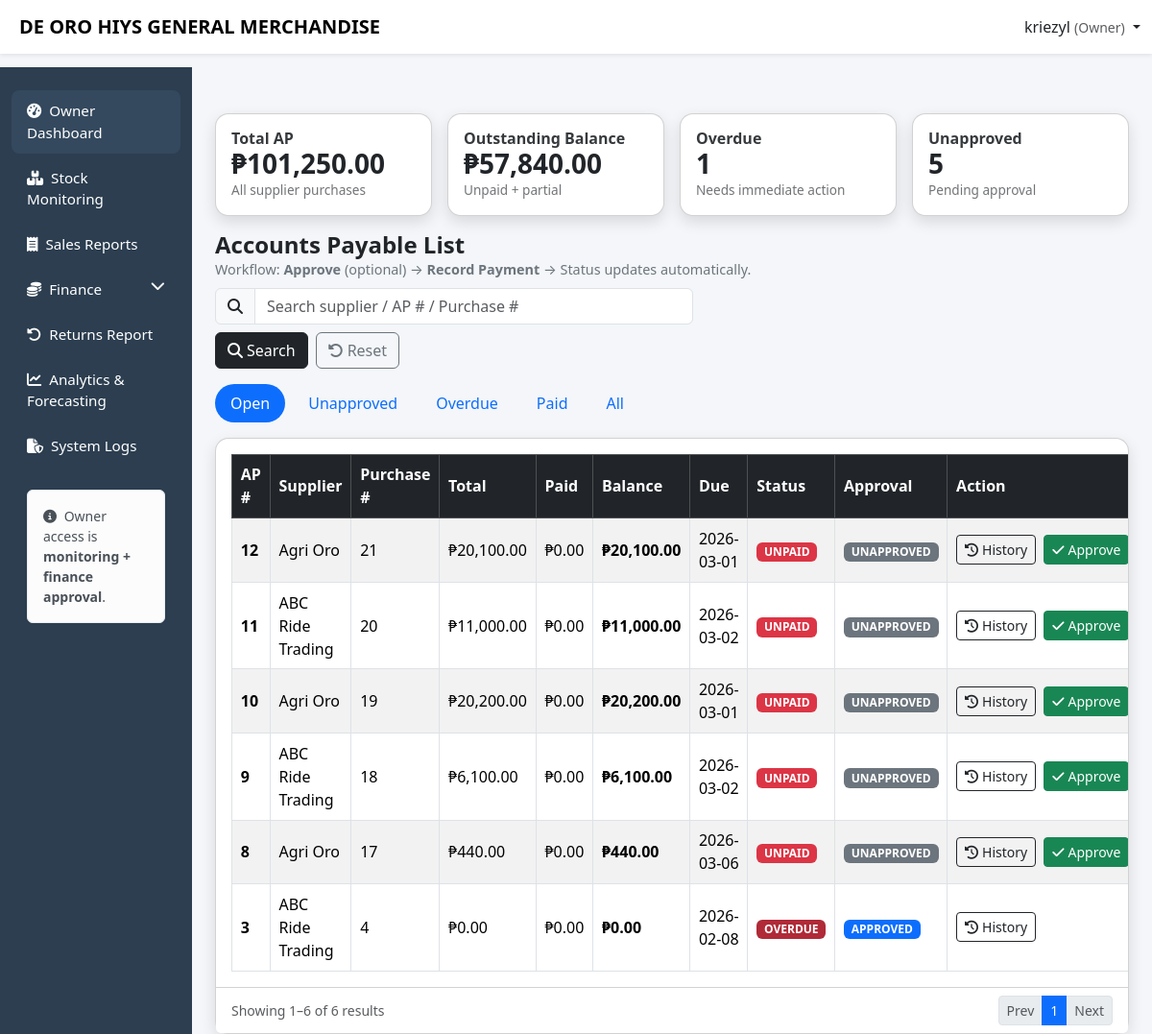
The app's page /capstone/owner/supplier_payables.php (signed in) with its own data.
### tables this page shows
CREATE TABLE `account_payable` (
  `ap_id` int(11) NOT NULL,
  `purchase_id` int(11) DEFAULT NULL,
  `supplier_id` int(11) DEFAULT NULL,
  `total_amount` decimal(10,2) DEFAULT NULL,
  `amount_paid` decimal(10,2) DEFAULT NULL,
  `balance` decimal(10,2) DEFAULT NULL,
  `due_date` date DEFAULT NULL,
  `status` enum('paid','unpaid','partial','overdue') DEFAULT NULL,
  `approved` tinyint(1) NOT NULL DEFAULT 0,
  `approved_by` int(11) DEFAULT NULL,
  `approved_at` timestamp NULL DEFAULT NULL,
  `created_at` timestamp NOT NULL DEFAULT current_timestamp()
);

CREATE TABLE `suppliers` (
  `supplier_id` int(11) NOT NULL,
  `name` varchar(100) NOT NULL,
  `phone` varchar(20) DEFAULT NULL,
  `address` text DEFAULT NULL,
  `created_at` timestamp NOT NULL DEFAULT current_timestamp(),
  `status` enum('active','inactive') DEFAULT 'active'
);

### capstone/owner/supplier_payables.php (the view, shortened to what this page needs)
<?php
include "../config/db.php";
$username = $_SESSION['username'] ?? 'Owner';
function columnExists(mysqli $conn, string $table, string $column): bool {
  $tableEsc = $conn->real_escape_string($table);
  $colEsc = $conn->real_escape_string($column);
  $dbRes = $conn->query("SELECT DATABASE() AS dbname");
  $db = $dbRes ? ($dbRes->fetch_assoc()['dbname'] ?? '') : '';
  $dbEsc = $conn->real_escape_string($db);
  $q = $conn->query("
    SELECT 1
    FROM information_schema.COLUMNS
    WHERE TABLE_SCHEMA = '$dbEsc' AND TABLE_NAME = '$tableEsc' AND COLUMN_NAME = '$colEsc'
    LIMIT 1
  ");
  return $q && $q->num_rows > 0;
}
function f($v): float { return (float)($v ?? 0); }
$hasApproved = columnExists($conn, "account_payable", "approved");
$hasApprovedBy = columnExists($conn, "account_payable", "approved_by");
$hasApprovedAt = columnExists($conn, "account_payable", "approved_at");
$filter = strtolower(trim($_GET['filter'] ?? 'open'));
$search = trim($_GET['q'] ?? '');
$page = (int)($_GET['page'] ?? 1);
$perPage = 10;
$offset = ($page - 1) * $perPage;
$where = "1=1";
if($filter === 'open'){
  $where .= " AND ap.status IN ('unpaid','partial','overdue')";
} elseif($filter === 'unapproved'){
  if($hasApproved){
    $where .= " AND ap.approved = 0 AND ap.status IN ('unpaid','partial','overdue')";
  } else {
    $where .= " AND ap.status IN ('unpaid','partial','overdue')";
  }
} elseif($filter === 'overdue'){
  $where .= " AND (ap.status='overdue' OR (ap.due_date IS NOT NULL AND ap.due_date < CURDATE() AND ap.status <> 'paid'))";
} elseif($filter === 'paid'){
  $where .= " AND ap.status='paid'";
} elseif($filter === 'all'){
  $where .= " AND 1=1";
}
$sumSelect = "
  SELECT
    IFNULL(SUM(ap.total_amount),0) AS total_ap,
    IFNULL(SUM(ap.balance),0) AS balance_ap,
    SUM(CASE WHEN ap.status='unpaid' THEN 1 ELSE 0 END) AS cnt_unpaid,
    SUM(CASE WHEN ap.status='partial' THEN 1 ELSE 0 END) AS cnt_partial,
    SUM(CASE WHEN ap.status='paid' THEN 1 ELSE 0 END) AS cnt_paid,
    SUM(CASE WHEN ap.status='overdue' OR (ap.due_date IS NOT NULL AND ap.due_date < CURDATE() AND ap.status <> 'paid') THEN 1 ELSE 0 END) AS cnt_overdue
";
if($hasApproved){
  $sumSelect .= ", SUM(CASE WHEN ap.approved=0 AND ap.status <> 'paid' THEN 1 ELSE 0 END) AS cnt_unapproved";
} else {
  $sumSelect .= ", 0 AS cnt_unapproved";
}
$summary = $conn->query("
  $sumSelect
  FROM account_payable ap
  LEFT JOIN suppliers sup ON ap.supplier_id = sup.supplier_id
")->fetch_assoc() ?? [];
$total_ap = f($summary['total_ap']);
$bal_ap   = f($summary['balance_ap']);
$listSelect = "
  SELECT
    ap.ap_id, ap.purchase_id, ap.supplier_id, ap.total_amount, ap.amount_paid, ap.balance, ap.due_date, ap.status, ap.created_at,
    sup.name AS supplier_name
";
if($hasApproved) $listSelect .= ", ap.approved";
if($hasApprovedBy) $listSelect .= ", ap.approved_by";
if($hasApprovedAt) $listSelect .= ", ap.approved_at";
$listSql = "
  $listSelect
  FROM account_payable ap
  LEFT JOIN suppliers sup ON ap.supplier_id = sup.supplier_id
  WHERE $where
  ORDER BY ap.created_at DESC
  LIMIT $perPage OFFSET $offset
";
$payables = $conn->query($listSql);
$countRes = $conn->query("
  SELECT COUNT(*) AS cnt
  FROM account_payable ap
  LEFT JOIN suppliers sup ON ap.supplier_id = sup.supplier_id
  WHERE $where
")->fetch_assoc();
$totalRows = (int)($countRes['cnt'] ?? 0);
$totalPages = (int)ceil($totalRows / $perPage);
?>
<!DOCTYPE html>
<html lang="en">
<head>
<link href="https://cdn.jsdelivr.net/npm/bootstrap@5.3.2/dist/css/bootstrap.min.css" rel="stylesheet">
<link href="https://cdnjs.cloudflare.com/ajax/libs/font-awesome/6.5.1/css/all.min.css" rel="stylesheet">
<link href="../css/layout.css" rel="stylesheet">
</head>
<body>
<nav class="navbar navbar-expand-lg navbar-light bg-white shadow-sm fixed-top">
  <div class="container-fluid">
    <span class="navbar-brand fw-bold ms-2">DE ORO HIYS GENERAL MERCHANDISE</span>
    <div class="ms-auto dropdown">
      <a class="nav-link dropdown-toggle" data-bs-toggle="dropdown">
        <?= htmlspecialchars($username) ?> <small class="text-muted">(Owner)</small>
      </a>
    </div>
  </div>
</nav>
<div class="container-fluid">
<div class="row">
<?php include '../includes/owner_sidebar.php'; ?>
<main class="col-lg-10 ms-sm-auto px-4 main-content">
<div class="py-4"></div>
  <div class="row g-3 mb-3">
    <div class="col-12 col-md-6 col-xl-3">
      <div class="card modern-card card-kpi p-3">
        <h6>Total AP</h6>
        <h3>₱<?= number_format($total_ap,2) ?></h3>
        <div class="kpi-sub text-muted">All supplier purchases</div>
      </div>
    </div>
    <div class="col-12 col-md-6 col-xl-3">
      <div class="card modern-card card-kpi p-3">
        <h6>Outstanding Balance</h6>
        <h3>₱<?= number_format($bal_ap,2) ?></h3>
        <div class="kpi-sub text-muted">Unpaid + partial</div>
      </div>
    </div>
    <div class="col-12 col-md-6 col-xl-3">
      <div class="card modern-card card-kpi p-3">
        <h6>Overdue</h6>
        <h3><?= (int)($summary['cnt_overdue'] ?? 0) ?></h3>
        <div class="kpi-sub text-muted">Needs immediate action</div>
      </div>
    </div>
    <div class="col-12 col-md-6 col-xl-3">
      <div class="card modern-card card-kpi p-3">
        <h6>Unapproved</h6>
        <h3><?= (int)($summary['cnt_unapproved'] ?? 0) ?></h3>
        <div class="kpi-sub text-muted"><?= $hasApproved ? "Pending approval" : "Approval not enabled" ?></div>
      </div>
    </div>
  </div>
  <div class="d-flex flex-wrap align-items-center justify-content-between gap-2 mb-3">
    <div>
      <h4 class="fw-bold mb-0">Accounts Payable List</h4>
      <div class="small-muted">
        Workflow: <b>Approve</b> (optional) → <b>Record Payment</b> → Status updates automatically.
      </div>
    </div>
    <form method="GET" class="d-flex flex-wrap gap-2 align-items-center">
      <div class="input-group">
        <span class="input-group-text"><i class="fa-solid fa-magnifying-glass"></i></span>
        <input type="text" name="q" class="form-control" placeholder="Search supplier / AP # / Purchase #"
               value="<?= htmlspecialchars($search) ?>">
      </div>
      <button class="btn btn-dark" type="submit"><i class="fa-solid fa-search me-1"></i>Search</button>
      <a class="btn btn-outline-secondary" href="supplier_payables.php"><i class="fa-solid fa-rotate-left me-1"></i>Reset</a>
    </form>
  </div>
  <div class="mb-3">
    <div class="nav nav-pills gap-2">
      <a class="nav-link <?= $filter==='open'?'active':'' ?>" href="?filter=open&q=<?= urlencode($search) ?>">Open</a>
      <a class="nav-link <?= $filter==='unapproved'?'active':'' ?>" href="?filter=unapproved&q=<?= urlencode($search) ?>">Unapproved</a>
      <a class="nav-link <?= $filter==='overdue'?'active':'' ?>" href="?filter=overdue&q=<?= urlencode($search) ?>">Overdue</a>
      <a class="nav-link <?= $filter==='paid'?'active':'' ?>" href="?filter=paid&q=<?= urlencode($search) ?>">Paid</a>
      <a class="nav-link <?= $filter==='all'?'active':'' ?>" href="?filter=all&q=<?= urlencode($search) ?>">All</a>
    </div>
  </div>
  <div class="card modern-card">
    <div class="card-body table-responsive">
      <table class="table table-striped table-bordered mb-0">
        <thead class="table-dark">
          <tr>
            <th style="width:70px;">AP #</th>
            <th>Supplier</th>
            <th style="width:100px;">Purchase #</th>
            <th style="width:130px;">Total</th>
            <th style="width:130px;">Paid</th>
            <th style="width:130px;">Balance</th>
            <th style="width:120px;">Due</th>
            <th style="width:120px;">Status</th>
            <th style="width:130px;">Approval</th>
            <th style="min-width:280px;">Action</th>
          </tr>
        </thead>
        <tbody>
          <?php if($payables && $payables->num_rows > 0): ?>
            <?php while($row = $payables->fetch_assoc()): ?>
              <?php
                $ap_id = (int)$row['ap_id'];
                $supplierName = $row['supplier_name'] ?? 'N/A';
                $status = strtolower($row['status'] ?? 'unpaid');
                $balance = f($row['balance']);
                $due = $row['due_date'] ?? '';
                $isDuePast = false;
                if($due && $status !== 'paid'){
                  $isDuePast = (strtotime($due) < strtotime(date('Y-m-d')));
                }
                $statusBadge = 'badge-unpaid';
                if($status === 'paid') $statusBadge = 'badge-paid';
                else if($status === 'partial') $statusBadge = 'badge-partial';
                else if($status === 'overdue' || $isDuePast) $statusBadge = 'badge-overdue';
                $approved = $hasApproved ? ((int)($row['approved'] ?? 0) === 1) : true;
                $approvalBadge = $approved ? "badge-approved" : "badge-unapproved";
                $approvalText  = $approved ? "APPROVED" : "UNAPPROVED";
              ?>
              <tr>
                <td class="fw-bold"><?= $ap_id ?></td>
                <td><?= htmlspecialchars($supplierName) ?></td>
                <td><?= (int)($row['purchase_id'] ?? 0) ?></td>
                <td>₱<?= number_format(f($row['total_amount']),2) ?></td>
                <td>₱<?= number_format(f($row['amount_paid']),2) ?></td>
                <td class="fw-bold">₱<?= number_format($balance,2) ?></td>
                <td><?= htmlspecialchars($due) ?></td>
                <td><span class="badge <?= $statusBadge ?>"><?= strtoupper($isDuePast && $status!=='paid' ? 'overdue' : $status) ?></span></td>
                <td>
                  <span class="badge <?= $approvalBadge ?>"><?= $hasApproved ? $approvalText : "N/A" ?></span>
                </td>
                <td>
                  <div class="d-flex flex-wrap gap-2">
                    <a class="btn btn-sm btn-outline-dark"
                       href="?filter=<?= urlencode($filter) ?>&q=<?= urlencode($search) ?>&page=<?= (int)$page ?>&view=<?= $ap_id ?>">
                      <i class="fa-solid fa-clock-rotate-left me-1"></i>History
                    </a>
                    <?php if($hasApproved && !$approved && $status !== 'paid'): ?>
                      <form method="POST" class="m-0">
                        <button class="btn btn-sm btn-success" type="submit" name="approve_ap">
                          <i class="fa-solid fa-check me-1"></i>Approve
                        </button>
                      </form>
                    <?php endif; ?>
                  </div>
                </td>
              </tr>
            <?php endwhile; ?>
          <?php else: ?>
            <tr><td colspan="10" class="text-center text-muted">No payables found.</td></tr>
          <?php endif; ?>
        </tbody>
      </table>
    </div>
    <div class="card-footer bg-white d-flex flex-wrap justify-content-between align-items-center gap-2">
      <div class="small text-muted">
        Showing <?= min($totalRows, $offset + 1) ?>–<?= min($totalRows, $offset + $perPage) ?> of <?= $totalRows ?> results
      </div>
      <nav>
        <ul class="pagination pagination-sm mb-0">
          <?php
            $base = "supplier_payables.php?filter=".urlencode($filter)."&q=".urlencode($search);
          ?>
          <li class="page-item <?= $page<=1?'disabled':'' ?>">
            <a class="page-link" href="<?= $base ?>&page=<?= max(1,$page-1) ?>">Prev</a>
          </li>
          <?php
            $start = max(1, $page - 2);
            $end   = min($totalPages, $page + 2);
            for($i=$start; $i<=$end; $i++):
          ?>
            <li class="page-item <?= $i===$page?'active':'' ?>">
              <a class="page-link" href="<?= $base ?>&page=<?= $i ?>"><?= $i ?></a>
            </li>
          <?php endfor; ?>
          <li class="page-item <?= $page>=$totalPages?'disabled':'' ?>">
            <a class="page-link" href="<?= $base ?>&page=<?= min($totalPages,$page+1) ?>">Next</a>
          </li>
        </ul>
      </nav>
    </div>
  </div>
</div>
</body>
</html>

### capstone/css/layout.css (style rules this page uses)
body { background:#f4f6f9; padding-top: 60px; }
.modern-card { border-radius:14px; box-shadow:0 6px 16px rgba(0,0,0,.12); transition:.3s; }
.main-content { padding-top:0px; }
.table td, .table th { padding:0.55rem; vertical-align: middle; }
.table td,.table th { vertical-align:middle; }
.small-muted { color:#6c757d; font-size:.85rem; }
table td, .table th { padding:0.55rem; vertical-align: middle; }
body { background:#f4f6f9; padding-top:70px; }
.modern-card { border-radius:14px; box-shadow:0 6px 16px rgba(0,0,0,.12); }
.table td, .table th { vertical-align: middle; }
.small-muted { font-size:.9rem; color:#6c757d; }
.badge-unapproved { background:#6c757d; }
.badge-approved { background:#0d6efd; }
.badge-unpaid { background:#dc3545; }
.badge-overdue { background:#b02a37; }
.card-kpi h6 { margin:0; opacity:.9; font-weight:600; }
.card-kpi h3 { margin:0; font-weight:800; }
.kpi-sub { font-size:.85rem; opacity:.85; }
.nav-pills .nav-link { border-radius:999px; }

### records on screen
account_payable: ap_id "12", supplier.name "Agri Oro", purchase "21", total_amount "20,100.00", amount_paid "0.00", balance "20,100.00", due_date "2026-03-01", due_date+status "UNPAID", approved "UNAPPROVED"
account_payable: ap_id "11", supplier.name "ABC Ride Trading", purchase "20", total_amount "11,000.00", amount_paid "0.00", balance "11,000.00", due_date "2026-03-02", due_date+status "UNPAID", approved "UNAPPROVED"
account_payable: ap_id "10", supplier.name "Agri Oro", purchase "19", total_amount "20,200.00", amount_paid "0.00", balance "20,200.00", due_date "2026-03-01", due_date+status "UNPAID", approved "UNAPPROVED"
account_payable: ap_id "9", supplier.name "ABC Ride Trading", purchase "18", total_amount "6,100.00", amount_paid "0.00", balance "6,100.00", due_date "2026-03-02", due_date+status "UNPAID", approved "UNAPPROVED"
account_payable: ap_id "8", supplier.name "Agri Oro", purchase "17", total_amount "440.00", amount_paid "0.00", balance "440.00", due_date "2026-03-06", due_date+status "UNPAID", approved "UNAPPROVED"
account_payable: ap_id "3", supplier.name "ABC Ride Trading", purchase "4", total_amount "0.00", amount_paid "0.00", balance "0.00", due_date "2026-02-08", due_date+status "OVERDUE", approved "APPROVED"

### other values on screen
$username "kriezyl"
$total_ap "101,250.00"
$bal_ap "57,840.00"
$summary['cnt_overdue'] "1"
$summary['cnt_unapproved'] "5"
min($totalRows, $offset + 1) "1"
min($totalRows, $offset + $perPage) "6"
$totalRows "6"
